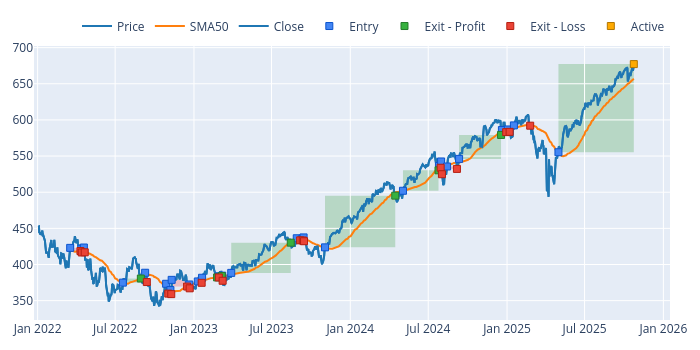

Source (notebook cell):
### Code cell
# Plot the closing price first to create the base figure
fig = data["Close"].vbt.plot(trace_kwargs=dict(name="Price"))

# Add the SMA50 indicator to the same figure
data["SMA50"].vbt.plot(fig=fig, trace_kwargs=dict(name="SMA50"))

# Add the buy/sell signals from the portfolio to the figure
portfolio.positions.plot(fig=fig)

fig.show()

### Figure 1 — Plotly figure (JSON) as saved in the notebook; plotly's stock layout.template omitted (floating-point values rounded to 4 significant figures; data arrays with more than 128 entries replaced by an {"elided": "..."} marker saying what was removed)
{"data": [{"name": "Price", "showlegend": true, "type": "scatter", "uid": "34951665-4092-4599-b004-d2ab80c7410a", "x": {"elided": "957 str values"}, "y": {"elided": "957 float values"}}, {"name": "SMA50", "showlegend": true, "type": "scatter", "uid": "d32ee7bc-a79b-4f85-8797-3e7499ca1a33", "x": {"elided": "957 str values"}, "y": {"elided": "957 float values"}}, {"line": {"color": "#1f77b4"}, "name": "Close", "showlegend": true, "type": "scatter", "uid": "7ebc1205-1eb2-4948-8439-3589e9e0c430", "x": {"elided": "957 str values"}, "y": {"elided": "957 float values"}}, {"customdata": [[0, 236.4, 0, "Long"], [1, 234.6, 0, "Long"], [2, 230.8, 0, "Long"], [3, 256.6, 0, "Long"], [4, 251.3, 0, "Long"], [5, 252.9, 0, "Long"], [6, 249.5, 0, "Long"], [7, 236.5, 0, "Long"], [8, 234.7, 0, "Long"], [9, 228.8, 0, "Long"], [10, 224.6, 0, "Long"], [11, 223.8, 0, "Long"], [12, 223.0, 0, "Long"], [13, 222.6, 0, "Long"], [14, 216.3, 0, "Long"], [15, 213.3, 0, "Long"], [16, 212.3, 0, "Long"], [17, 210.2, 0, "Long"], [18, 214.4, 0, "Long"], [19, 211.5, 0, "Long"], [20, 209.2, 0, "Long"], [21, 205.8, 0, "Long"], [22, 201.7, 0, "Long"], [23, 196.6, 0, "Long"], [24, 194.3, 0, "Long"], [25, 193.1, 0, "Long"], [26, 190.2, 0, "Long"], [27, 202.8, 0, "Long"]], "hovertemplate": "Position Id: %{customdata[0]}<br>Size: %{customdata[1]:.6f}<br>Entry Timestamp: %{x}<br>Avg Entry Price: %{y}<br>Entry Fees: %{customdata[2]:.6f}<br>Direction: %{customdata[3]}", "marker": {"color": "#4285F4", "line": {"color": "rgb(11,84,205)", "width": 1}, "size": 7, "symbol": "square"}, "mode": "markers", "name": "Entry", "type": "scatter", "uid": "6d9fb61f-4b13-4003-af6b-fecefb4e4a25", "x": ["2022-03-18T00:00:00.000000000", "2022-04-13T00:00:00.000000000", "2022-04-19T00:00:00.000000000", "2022-07-19T00:00:00.000000000", "2022-09-09T00:00:00.000000000", "2022-10-28T00:00:00.000000000", "2022-11-07T00:00:00.000000000", "2022-11-10T00:00:00.000000000", "2022-12-21T00:00:00.000000000", "2023-01-10T00:00:00.000000000", "2023-01-20T00:00:00.000000000", "2023-02-27T00:00:00.000000000", "2023-03-02T00:00:00.000000000", "2023-03-08T00:00:00.000000000", "2023-03-29T00:00:00.000000000", "2023-08-29T00:00:00.000000000", "2023-09-11T00:00:00.000000000", "2023-09-14T00:00:00.000000000", "2023-11-03T00:00:00.000000000", "2024-05-03T00:00:00.000000000", "2024-07-26T00:00:00.000000000", "2024-07-31T00:00:00.000000000", "2024-08-14T00:00:00.000000000", "2024-09-11T00:00:00.000000000", "2024-12-20T00:00:00.000000000", "2025-01-03T00:00:00.000000000", "2025-01-17T00:00:00.000000000", "2025-05-01T00:00:00.000000000"], "y": [423.0, 421.9, 423.5, 374.9, 388.6, 373.3, 364.6, 378.8, 372.4, 376.6, 381.7, 383.5, 383.5, 384.6, 388.4, 436.3, 435.6, 437.5, 423.7, 502.0, 536.3, 542.5, 535.6, 546.1, 586.0, 586.8, 592.4, 555.3]}, {"customdata": [[3, 256.6, 0, 1457.0, 0.01514, "Long", "30 days 00:00:00"], [10, 224.6, 0, 108.3, 0.001263, "Long", "24 days 00:00:00"], [12, 223.0, 0, 98.88, 0.001156, "Long", "3 days 00:00:00"], [14, 216.3, 0, 9042.0, 0.1076, "Long", "95 days 00:00:00"], [18, 214.4, 0, 15340.0, 0.1688, "Long", "110 days 00:00:00"], [19, 211.5, 0, 5993.0, 0.05644, "Long", "56 days 00:00:00"], [23, 196.6, 0, 6518.0, 0.06071, "Long", "69 days 00:00:00"]], "hovertemplate": "Position Id: %{customdata[0]}<br>Size: %{customdata[1]:.6f}<br>Exit Timestamp: %{x}<br>Avg Exit Price: %{y}<br>Exit Fees: %{customdata[2]:.6f}<br>PnL: %{customdata[3]:.6f}<br>Return: %{customdata[4]:.2%}<br>Direction: %{customdata[5]}<br>Duration: %{customdata[6]}", "marker": {"color": "#37B13F", "line": {"color": "rgb(38,123,44)", "width": 1}, "size": 7, "symbol": "square"}, "mode": "markers", "name": "Exit - Profit", "type": "scatter", "uid": "f59de663-549a-408e-8fde-320dfffae628", "x": ["2022-08-30T00:00:00.000000000", "2023-02-24T00:00:00.000000000", "2023-03-07T00:00:00.000000000", "2023-08-15T00:00:00.000000000", "2024-04-15T00:00:00.000000000", "2024-07-25T00:00:00.000000000", "2024-12-18T00:00:00.000000000"], "y": [380.6, 382.2, 384.0, 430.2, 495.3, 530.3, 579.2]}, {"customdata": {"elided": "20x7 mixed values"}, "hovertemplate": "Position Id: %{customdata[0]}<br>Size: %{customdata[1]:.6f}<br>Exit Timestamp: %{x}<br>Avg Exit Price: %{y}<br>Exit Fees: %{customdata[2]:.6f}<br>PnL: %{customdata[3]:.6f}<br>Return: %{customdata[4]:.2%}<br>Direction: %{customdata[5]}<br>Duration: %{customdata[6]}", "marker": {"color": "#EA4335", "line": {"color": "rgb(181,31,18)", "width": 1}, "size": 7, "symbol": "square"}, "mode": "markers", "name": "Exit - Loss", "type": "scatter", "uid": "77bff99b-7513-432d-9522-d250d82e1585", "x": ["2022-04-11T00:00:00.000000000", "2022-04-14T00:00:00.000000000", "2022-04-21T00:00:00.000000000", "2022-09-13T00:00:00.000000000", "2022-11-02T00:00:00.000000000", "2022-11-09T00:00:00.000000000", "2022-12-16T00:00:00.000000000", "2022-12-22T00:00:00.000000000", "2023-01-19T00:00:00.000000000", "2023-02-28T00:00:00.000000000", "2023-03-09T00:00:00.000000000", "2023-09-06T00:00:00.000000000", "2023-09-12T00:00:00.000000000", "2023-09-15T00:00:00.000000000", "2024-07-30T00:00:00.000000000", "2024-08-02T00:00:00.000000000", "2024-09-06T00:00:00.000000000", "2024-12-30T00:00:00.000000000", "2025-01-07T00:00:00.000000000", "2025-02-24T00:00:00.000000000"], "y": [418.7, 416.6, 416.9, 375.7, 359.8, 359.1, 369.5, 367.1, 374.7, 382.0, 377.5, 433.4, 433.2, 432.2, 533.9, 524.9, 532.2, 583.1, 583.5, 592.0]}, {"customdata": [[27, 202.8, 0, 24740.0, 0.2196, "Long", "123 days 00:00:00"]], "hovertemplate": "Position Id: %{customdata[0]}<br>Size: %{customdata[1]:.6f}<br>Exit Timestamp: %{x}<br>Avg Exit Price: %{y}<br>Exit Fees: %{customdata[2]:.6f}<br>PnL: %{customdata[3]:.6f}<br>Return: %{customdata[4]:.2%}<br>Direction: %{customdata[5]}<br>Duration: %{customdata[6]}", "marker": {"color": "#FFAA00", "line": {"color": "rgb(178,118,0)", "width": 1}, "size": 7, "symbol": "square"}, "mode": "markers", "name": "Active", "type": "scatter", "uid": "6dd77023-8813-48da-a048-f215cefe13d2", "x": ["2025-10-24T00:00:00.000000000"], "y": [677.2]}], "layout": {"height": 350, "legend": {"orientation": "h", "traceorder": "normal", "x": 1, "xanchor": "right", "y": 1.02, "yanchor": "bottom"}, "margin": {"b": 30, "l": 30, "r": 30, "t": 30}, "shapes": [{"fillcolor": "green", "layer": "below", "line": {"width": 0}, "opacity": 0.2, "type": "rect", "x0": "2022-07-19T00:00:00", "x1": "2022-08-30T00:00:00", "xref": "x", "y0": 374.9, "y1": 380.6, "yref": "y"}, {"fillcolor": "green", "layer": "below", "line": {"width": 0}, "opacity": 0.2, "type": "rect", "x0": "2023-01-20T00:00:00", "x1": "2023-02-24T00:00:00", "xref": "x", "y0": 381.7, "y1": 382.2, "yref": "y"}, {"fillcolor": "green", "layer": "below", "line": {"width": 0}, "opacity": 0.2, "type": "rect", "x0": "2023-03-02T00:00:00", "x1": "2023-03-07T00:00:00", "xref": "x", "y0": 383.5, "y1": 384.0, "yref": "y"}, {"fillcolor": "green", "layer": "below", "line": {"width": 0}, "opacity": 0.2, "type": "rect", "x0": "2023-03-29T00:00:00", "x1": "2023-08-15T00:00:00", "xref": "x", "y0": 388.4, "y1": 430.2, "yref": "y"}, {"fillcolor": "green", "layer": "below", "line": {"width": 0}, "opacity": 0.2, "type": "rect", "x0": "2023-11-03T00:00:00", "x1": "2024-04-15T00:00:00", "xref": "x", "y0": 423.7, "y1": 495.3, "yref": "y"}, {"fillcolor": "green", "layer": "below", "line": {"width": 0}, "opacity": 0.2, "type": "rect", "x0": "2024-05-03T00:00:00", "x1": "2024-07-25T00:00:00", "xref": "x", "y0": 502.0, "y1": 530.3, "yref": "y"}, {"fillcolor": "green", "layer": "below", "line": {"width": 0}, "opacity": 0.2, "type": "rect", "x0": "2024-09-11T00:00:00", "x1": "2024-12-18T00:00:00", "xref": "x", "y0": 546.1, "y1": 579.2, "yref": "y"}, {"fillcolor": "green", "layer": "below", "line": {"width": 0}, "opacity": 0.2, "type": "rect", "x0": "2025-05-01T00:00:00", "x1": "2025-10-24T00:00:00", "xref": "x", "y0": 555.3, "y1": 677.2, "yref": "y"}, {"fillcolor": "red", "layer": "below", "line": {"width": 0}, "opacity": 0.2, "type": "rect", "x0": "2022-03-18T00:00:00", "x1": "2022-04-11T00:00:00", "xref": "x", "y0": 423.0, "y1": 418.7, "yref": "y"}, {"fillcolor": "red", "layer": "below", "line": {"width": 0}, "opacity": 0.2, "type": "rect", "x0": "2022-04-13T00:00:00", "x1": "2022-04-14T00:00:00", "xref": "x", "y0": 421.9, "y1": 416.6, "yref": "y"}, {"fillcolor": "red", "layer": "below", "line": {"width": 0}, "opacity": 0.2, "type": "rect", "x0": "2022-04-19T00:00:00", "x1": "2022-04-21T00:00:00", "xref": "x", "y0": 423.5, "y1": 416.9, "yref": "y"}, {"fillcolor": "red", "layer": "below", "line": {"width": 0}, "opacity": 0.2, "type": "rect", "x0": "2022-09-09T00:00:00", "x1": "2022-09-13T00:00:00", "xref": "x", "y0": 388.6, "y1": 375.7, "yref": "y"}, {"fillcolor": "red", "layer": "below", "line": {"width": 0}, "opacity": 0.2, "type": "rect", "x0": "2022-10-28T00:00:00", "x1": "2022-11-02T00:00:00", "xref": "x", "y0": 373.3, "y1": 359.8, "yref": "y"}, {"fillcolor": "red", "layer": "below", "line": {"width": 0}, "opacity": 0.2, "type": "rect", "x0": "2022-11-07T00:00:00", "x1": "2022-11-09T00:00:00", "xref": "x", "y0": 364.6, "y1": 359.1, "yref": "y"}, {"fillcolor": "red", "layer": "below", "line": {"width": 0}, "opacity": 0.2, "type": "rect", "x0": "2022-11-10T00:00:00", "x1": "2022-12-16T00:00:00", "xref": "x", "y0": 378.8, "y1": 369.5, "yref": "y"}, {"fillcolor": "red", "layer": "below", "line": {"width": 0}, "opacity": 0.2, "type": "rect", "x0": "2022-12-21T00:00:00", "x1": "2022-12-22T00:00:00", "xref": "x", "y0": 372.4, "y1": 367.1, "yref": "y"}, {"fillcolor": "red", "layer": "below", "line": {"width": 0}, "opacity": 0.2, "type": "rect", "x0": "2023-01-10T00:00:00", "x1": "2023-01-19T00:00:00", "xref": "x", "y0": 376.6, "y1": 374.7, "yref": "y"}, {"fillcolor": "red", "layer": "below", "line": {"width": 0}, "opacity": 0.2, "type": "rect", "x0": "2023-02-27T00:00:00", "x1": "2023-02-28T00:00:00", "xref": "x", "y0": 383.5, "y1": 382.0, "yref": "y"}, {"fillcolor": "red", "layer": "below", "line": {"width": 0}, "opacity": 0.2, "type": "rect", "x0": "2023-03-08T00:00:00", "x1": "2023-03-09T00:00:00", "xref": "x", "y0": 384.6, "y1": 377.5, "yref": "y"}, {"fillcolor": "red", "layer": "below", "line": {"width": 0}, "opacity": 0.2, "type": "rect", "x0": "2023-08-29T00:00:00", "x1": "2023-09-06T00:00:00", "xref": "x", "y0": 436.3, "y1": 433.4, "yref": "y"}, {"fillcolor": "red", "layer": "below", "line": {"width": 0}, "opacity": 0.2, "type": "rect", "x0": "2023-09-11T00:00:00", "x1": "2023-09-12T00:00:00", "xref": "x", "y0": 435.6, "y1": 433.2, "yref": "y"}, {"fillcolor": "red", "layer": "below", "line": {"width": 0}, "opacity": 0.2, "type": "rect", "x0": "2023-09-14T00:00:00", "x1": "2023-09-15T00:00:00", "xref": "x", "y0": 437.5, "y1": 432.2, "yref": "y"}, {"fillcolor": "red", "layer": "below", "line": {"width": 0}, "opacity": 0.2, "type": "rect", "x0": "2024-07-26T00:00:00", "x1": "2024-07-30T00:00:00", "xref": "x", "y0": 536.3, "y1": 533.9, "yref": "y"}, {"fillcolor": "red", "layer": "below", "line": {"width": 0}, "opacity": 0.2, "type": "rect", "x0": "2024-07-31T00:00:00", "x1": "2024-08-02T00:00:00", "xref": "x", "y0": 542.5, "y1": 524.9, "yref": "y"}, {"fillcolor": "red", "layer": "below", "line": {"width": 0}, "opacity": 0.2, "type": "rect", "x0": "2024-08-14T00:00:00", "x1": "2024-09-06T00:00:00", "xref": "x", "y0": 535.6, "y1": 532.2, "yref": "y"}, {"fillcolor": "red", "layer": "below", "line": {"width": 0}, "opacity": 0.2, "type": "rect", "x0": "2024-12-20T00:00:00", "x1": "2024-12-30T00:00:00", "xref": "x", "y0": 586.0, "y1": 583.1, "yref": "y"}, {"fillcolor": "red", "layer": "below", "line": {"width": 0}, "opacity": 0.2, "type": "rect", "x0": "2025-01-03T00:00:00", "x1": "2025-01-07T00:00:00", "xref": "x", "y0": 586.8, "y1": 583.5, "yref": "y"}, {"fillcolor": "red", "layer": "below", "line": {"width": 0}, "opacity": 0.2, "type": "rect", "x0": "2025-01-17T00:00:00", "x1": "2025-02-24T00:00:00", "xref": "x", "y0": 592.4, "y1": 592.0, "yref": "y"}], "width": 700}}
